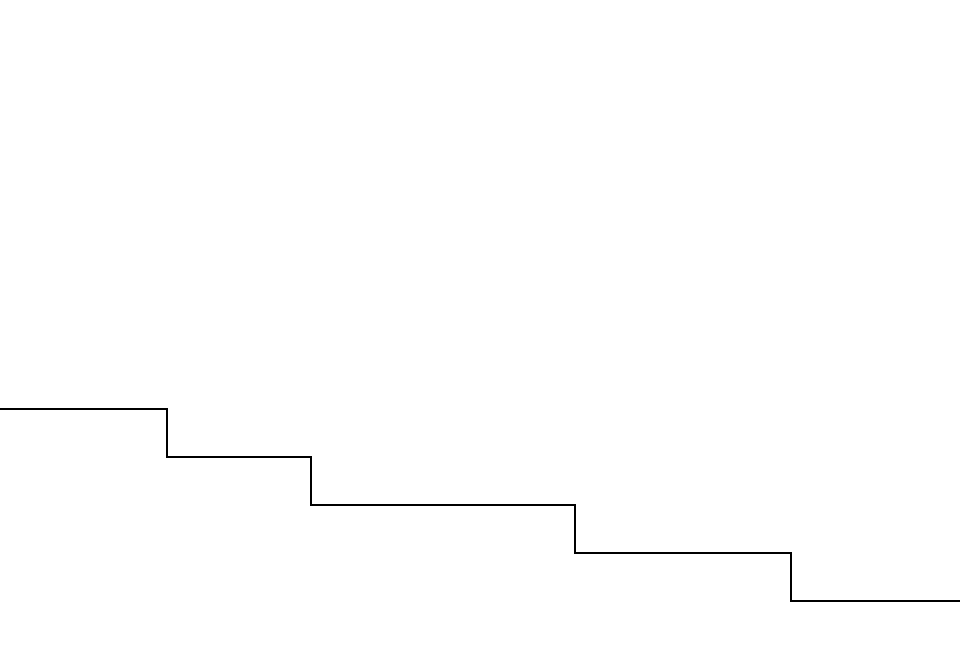

Below is a game level as drawn by its tile map, then a one-line description and the .tmx that defines it (tile-layer data replaced by summaries):
An orthogonal 40x27 tile map with 24x24 px tiles, 1 tile layer (main layer) and 1 object (Player).

<map version="1.0" orientation="orthogonal" width="40" height="27" tilewidth="24" tileheight="24" backgroundcolor="#ffffff">
 <properties>
  <property name="_iPadScaleFactor" value="2" />
  <property name="_scaleTilesetSpacingAndMargin" value="YES" />
  <property name="physicsGravityY" value="-2.0" />
  <property name="physicsSpeed" value="1.0" />
  <property name="restrictScrollingToMapBoundary" value="YES" />
 </properties>
 <tileset firstgid="1" name="Tileset_Geometry_24x24" tilewidth="24" tileheight="24" spacing="1">
  <properties>
   <property name="blockingTiles" value="1-6,11-16,21-26,31-33,35-36,41-43" />
  </properties>
  <image source="Tileset_Geometry_24x24.png" width="256" height="256" />
 </tileset>
 <layer name="main layer" width="40" height="27">
  <properties>
   <property name="_mainTileLayer" value="YES" />
  </properties>
  <data>[1080 cells, 48 non-empty, 4 distinct tile ids]</data>
 </layer>
 <objectgroup name="game objects" width="40" height="27">
  <object name="player" type="Player" x="360" y="360" width="24" height="48">
   <properties>
    <property name="allowsRotation" value="NO" />
    <property name="angularDamping" value="0" />
    <property name="defaultImage" value="Dummy_Player_48.png" />
    <property name="dpadForce" value="195.0" />
    <property name="friction" value="0.5" />
    <property name="jumpForce" value="80.0" />
    <property name="linearDamping" value="0" />
    <property name="mass" value="0.33" />
    <property name="restitution" value="0.04" />
    <property name="stayInBounds" value="YES" />
    <property name="velocityLimit" value="250.0" />
   </properties>
  </object>
 </objectgroup>
</map>
